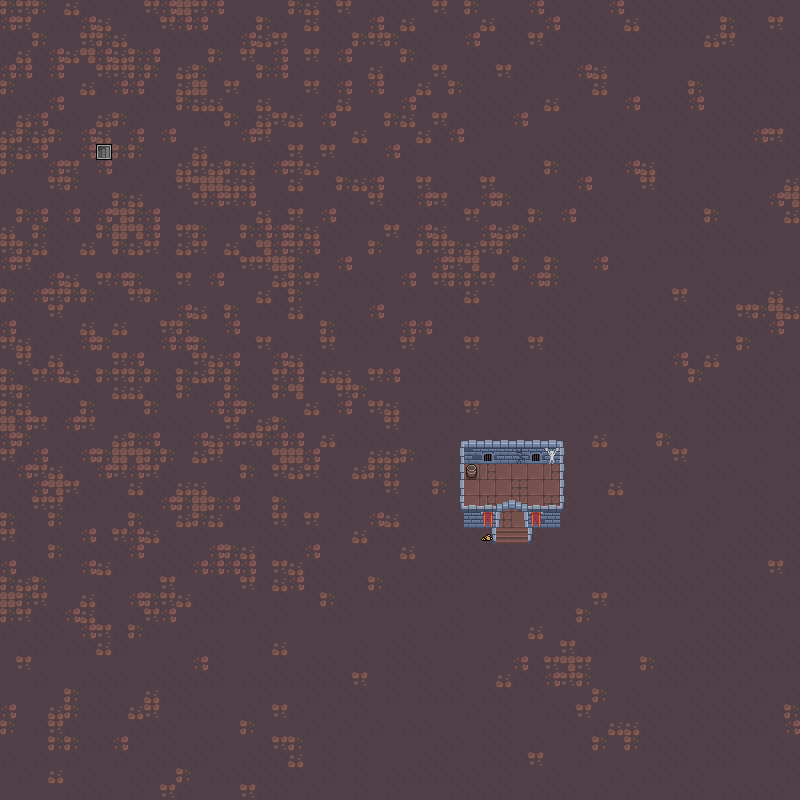

This is a level from a 2D game, rendered from its Tiled map with the project's own tilesets. A one-line summary and the map file follow, with tile-layer data summarised:
An orthogonal 50x50 tile map with 16x16 px tiles, 4 tile layers (backgroundnew, rocksnew, buildings1new, buildings2new) and 11 objects.

<map version="1.2" tiledversion="1.2.4" orientation="orthogonal" renderorder="right-down" width="50" height="50" tilewidth="16" tileheight="16" infinite="0" nextlayerid="16" nextobjectid="14">
 <tileset firstgid="1" source="spritetilesettsx.tsx" />
 <layer id="12" name="backgroundnew" width="50" height="50">
  <data>[2500 cells, 2500 non-empty, 2 distinct tile ids]</data>
 </layer>
 <layer id="13" name="rocksnew" width="50" height="50">
  <data>[2500 cells, 544 non-empty, 6 distinct tile ids]</data>
 </layer>
 <layer id="14" name="buildings1new" width="50" height="50">
  <data>[2500 cells, 35 non-empty, 12 distinct tile ids]</data>
 </layer>
 <layer id="15" name="buildings2new" width="50" height="50">
  <data>[2500 cells, 31 non-empty, 15 distinct tile ids]</data>
 </layer>
 <objectgroup id="4" name="noncollision" visible="0">
  <object id="5" x="464" y="448" width="96" height="16" />
  <object id="6" x="464" y="512" width="32" height="16" />
  <object id="7" x="528" y="512" width="32" height="16" />
  <object id="8" x="560" y="448" width="5" height="80" />
  <object id="9" x="459" y="448" width="5" height="80" />
 </objectgroup>
 <objectgroup id="10" name="mapedge" visible="0">
  <object id="10" x="16" y="0" width="784" height="16" />
  <object id="11" x="784" y="16" width="16" height="784" />
  <object id="12" x="0" y="784" width="784" height="16" />
  <object id="13" x="0" y="0" width="16" height="784" />
 </objectgroup>
 <objectgroup id="7" name="coin" visible="0">
  <object id="4" x="480" y="528" width="16" height="16" />
 </objectgroup>
 <objectgroup id="8" name="nextlevel" visible="0">
  <object id="3" x="96" y="144" width="16" height="16" />
 </objectgroup>
</map>